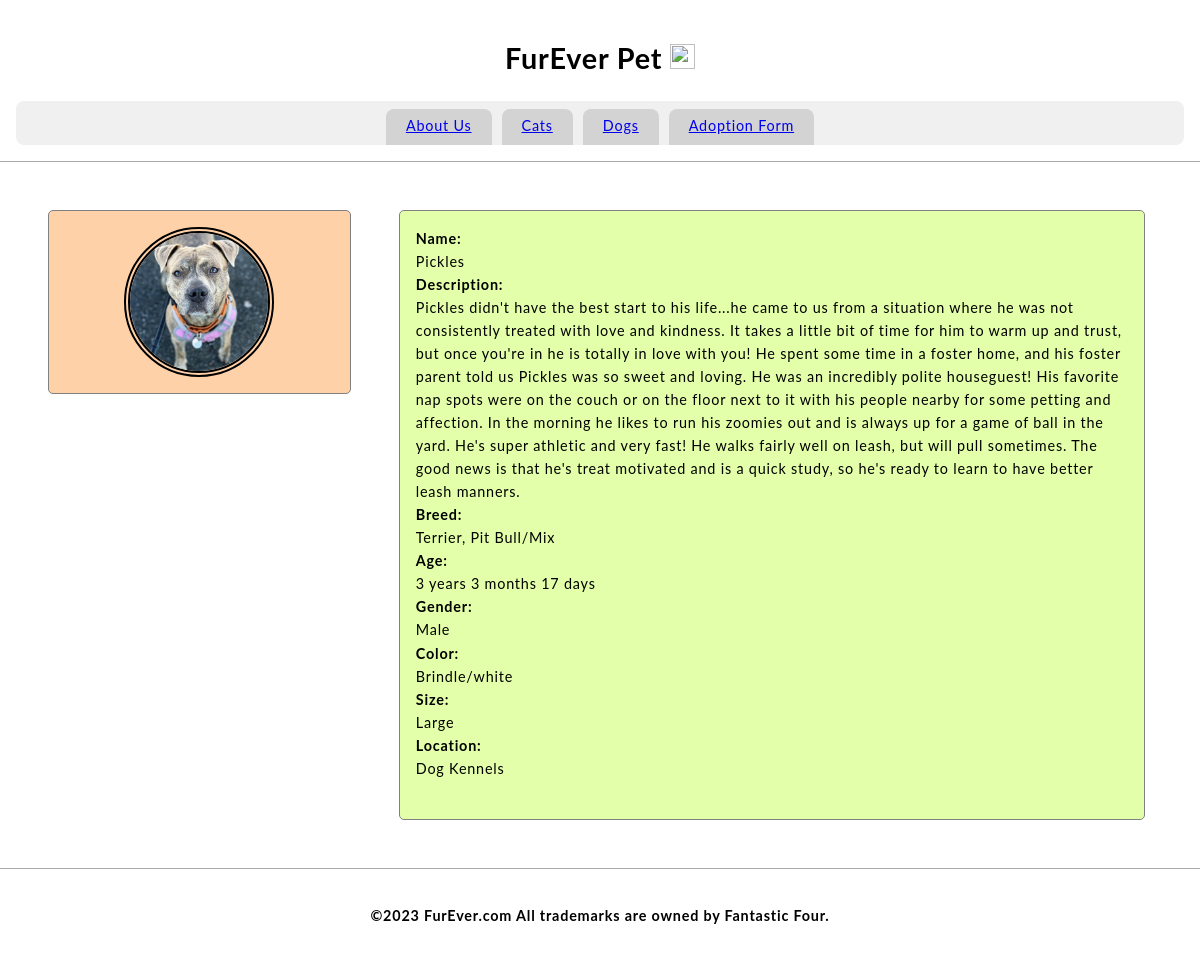
/dog_48818187, run on the app's committed database.
### tables this page shows
CREATE TABLE Dog(id int, name varchar(45), description varchar(1000), breed varchar(20), age varchar(50), gender varchar(10),color varchar(10),size varchar(10), location varchar(10), primary key (id));

### Furever.py (the view)
@app.route('/dog_48818187')
def dog_488():
    c.execute("select name from Dog")
    myresult = c.fetchall()
    name =  myresult[4][0]
    c.execute("select description from Dog")
    myresult2 = c.fetchall()
    description =  myresult2[4][0]
    c.execute("select breed from Dog")
    myresult3 = c.fetchall()
    breed = myresult3[4][0]
    c.execute("select age from Dog")
    myresult4 = c.fetchall()
    age = myresult4[4][0]
    c.execute("select gender from Dog")
    myresult5 = c.fetchall()
    gender = myresult5[4][0]
    c.execute("select color from Dog")
    myresult6 = c.fetchall()
    color = myresult6[4][0]
    c.execute("select size from Dog")
    myresult7 = c.fetchall()
    size = myresult7[4][0]
    c.execute("select location from Dog")
    myresult8 = c.fetchall()
    location = myresult8[4][0]
    return render_template('dog_48818187.html',name=name, description=description, breed=breed, age=age, gender=gender, color=color,size=size, location=location)

### prefix.py (called while the page is built)
    def __call__(self, environ, start_response):
        return self.app(environ, start_response)

### templates/dog_48818187.html (shortened to what this page needs)
<!DOCTYPE>
<html>
    <head>
        <link href="static/style.css" type="text/css" rel="stylesheet"/>
    </head>
    <body>
        <header>
            <h1 class="title">FurEver Pet <img src="static/logo.png" width=25px height=25px/></h1>
            <nav>
                <a class="nav-anchor" href="aboutus">About Us</a>
                <a class="nav-anchor" href="cats">Cats</a>
                <a class="nav-anchor" href="dogs">Dogs</a>
                <a class="nav-anchor" href="adoptionform">Adoption Form</a>
            </nav>
        </header>
        <main>
            <aside>
                <div class="aside-div">
                    <img src="48818187.jpg"/ width= 150px height = 150px>
                </div>
            </aside>
            <section>
                <article class="article-div">
                          <b>Name:</b>
                    <br>
                    {{name}}
                    <br>
                    <b>Description:</b>
                    <br>
                    {{description}}
                    <br>
                    <b>Breed:</b>
                    <br>
                    {{breed}}
                    <br>
                    <b>Age:</b>
                    <br>
                    {{age}}
                    <br>
                    <b>Gender:</b>
                    <br>
                    {{gender}}
                    <br>
                    <b>Color:</b>
                    <br>
                    {{color}}
                    <br>
                    <b>Size:</b>
                    <br>
                    {{size}}
                    <br>
                    <b>Location:</b>
                    <br>
                    {{location}}
                    <br>
                    <br>
                </article>
            </section>
        </main>
        <footer>
            <h4 class="title">©2023 FurEver.com All trademarks are owned by Fantastic Four.</h4>
        </footer>
    </body>
</html>

### static/style.css (style rules this page uses)
* { box-sizing: border-box; }
body { height: 100vh; width: 100vw; display: flex; flex-direction: column; font-family: 'Lato', sans-serif; margin: 0; font-size: 0.9rem; line-height: 1.6; letter-spacing: 0.05rem; }
header { justify-content: center; background-color: #C2CADO; padding: 1rem; }
.title { text-align: center; background-color: white; }
nav { background-color: #F0F0F0; display: flex; justify-content: center; border-radius: 0.5rem; padding-top: 0.5rem; }
nav a { cursor:pointer; background-color:lightgray; margin: 0 5px; padding:5px 20px; border-bottom: 0.2rem solid lightgray; border-top-left-radius: 0.5rem; border-top-right-radius: 0.5rem; }
main { padding: 1rem; background-color: white; overflow-y: auto; display: flex; #flex-direction: column; justify-content: center; align-items: start; border-top:solid 1px darkgray; border-bottom:solid 1px darkgray; }
aside { width: 30vw; display: flex; flex-direction: column; justify-content: space-evenly; padding: 1rem; }
.aside-div { background-color: #FFD1A9; min-height: 150px; margin: 1rem; width: 95%; overflow-y: auto; padding:1rem; border-radius:5px; border:1px solid gray; display: flex; justify-content: center; align-items: center; }
.aside-div img { border-radius: 75px; border: 6px double; }
section { width: 70vw; display: flex; flex-direction: column; justify-content: space-evenly; padding: 1rem; }
.article-div { background-color: #E4FFA9; min-height: 150px; margin: 1rem; width: 95%; overflow-y: auto; padding:1rem; border-radius:5px; border:1px solid gray; }
footer { #position: fixed; #bottom: 0; background-color: white; justify-content: center; padding: 1rem; width: 100%; }

### data on the page
Dog: name "Pickles", description "Pickles didn't have the best start to his life...he came to us from a situation where he was not consistently treated with love and kindness. It takes a little bit of time for him to warm up and trust, but once you're in he is totally in love with you! He spent some time in a foster home, and his foster parent told us Pickles was so sweet and loving. He was an incredibly polite houseguest! His favorite nap spots were on the couch or on the floor next to it with his people nearby for some petting and affection. In the morning he likes to run his zoomies out and is always up for a game of ball in the yard. He's super athletic and very fast! He walks fairly well on leash, but will pull…", breed "Terrier, Pit Bull/Mix", age "3 years 3 months 17 days", gender "Male", color "Brindle/white", size "Large", location "Dog Kennels"
